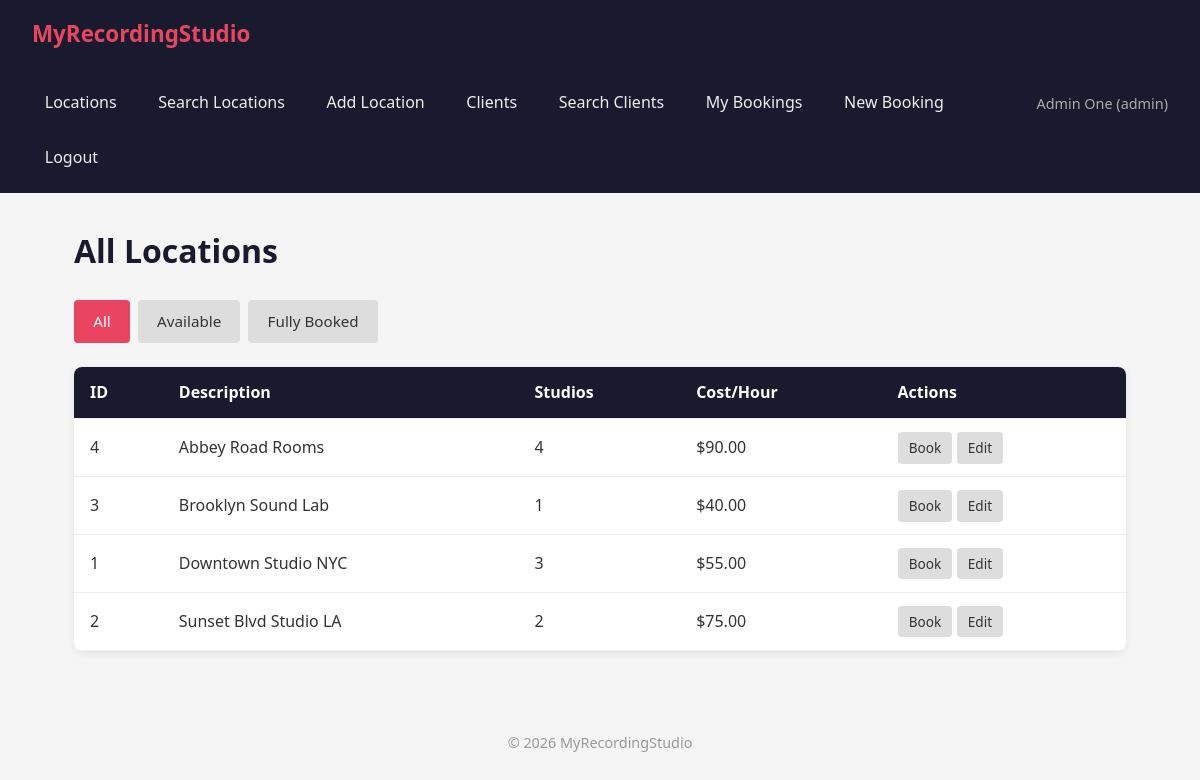
Screenshot of /pages/locations/list.php (signed in) with the database file from the repository.
### tables this page shows
CREATE TABLE IF NOT EXISTS locations (
    id INT AUTO_INCREMENT PRIMARY KEY,
    description VARCHAR(255) NOT NULL,
    num_studios INT NOT NULL,
    cost_per_hour DECIMAL(10, 2) NOT NULL,
    created_at TIMESTAMP DEFAULT CURRENT_TIMESTAMP
);

### includes/auth.php (called while the page is built, shortened)
<?php
function isAdmin(): bool
{
    return isset($_SESSION['user_type']) && $_SESSION['user_type'] === 'admin';
}

### classes/Location.php (called while the page is built, shortened)
<?php
class Location
{
    private $db;
    public function __construct($conn)
    {
        $this->db = $conn;
    }
    public function getAll(): array
    {
        $result = $this->db->query("SELECT * FROM locations ORDER BY description");
        return $result->fetch_all(MYSQLI_ASSOC);
    }
}

### pages/locations/list.php (the view, shortened to what this page needs)
<?php
require_once __DIR__ . '/../../includes/auth.php';
require_once __DIR__ . '/../../config/database.php';
require_once __DIR__ . '/../../classes/Location.php';
$locationObj = new Location($conn);
$filter = $_GET['filter'] ?? 'all';
switch ($filter) {
    default:
        $locations = $locationObj->getAll();
        $title = 'All Locations';
        break;
}
require_once __DIR__ . '/../../includes/header.php';
?>
<h1><?= htmlspecialchars($title) ?></h1>
<div class="filter-bar">
    <a href="?filter=all" class="btn <?= $filter === 'all' ? 'btn-primary' : '' ?>">All</a>
    <a href="?filter=available" class="btn <?= $filter === 'available' ? 'btn-primary' : '' ?>">Available</a>
    <?php if (isAdmin()): ?>
        <a href="?filter=fully_booked" class="btn <?= $filter === 'fully_booked' ? 'btn-primary' : '' ?>">Fully Booked</a>
    <?php endif; ?>
</div>
<?php if (empty($locations)): ?>
    <p>No locations found.</p>
<?php else: ?>
    <table class="table">
        <thead>
            <tr>
                <th>ID</th>
                <th>Description</th>
                <th>Studios</th>
                <th>Cost/Hour</th>
                <th>Actions</th>
            </tr>
        </thead>
        <tbody>
            <?php foreach ($locations as $loc): ?>
                <tr>
                    <td><?= $loc['id'] ?></td>
                    <td><?= htmlspecialchars($loc['description']) ?></td>
                    <td><?= $loc['num_studios'] ?></td>
                    <td>$<?= $loc['cost_per_hour'] ?></td>
                    <td>
                        <a href="/pages/bookings/create.php?location_id=<?= $loc['id'] ?>" class="btn btn-small">Book</a>
                        <?php if (isAdmin()): ?>
                            <a href="/pages/locations/edit.php?id=<?= $loc['id'] ?>" class="btn btn-small">Edit</a>
                        <?php endif; ?>
                    </td>
                </tr>
            <?php endforeach; ?>
        </tbody>
    </table>
<?php endif; ?>
<?php require_once __DIR__ . '/../../includes/footer.php'; ?>

### assets/css/style.css (style rules this page uses)
* { margin: 0; padding: 0; box-sizing: border-box; }
body { font-family: 'Segoe UI', Tahoma, Geneva, Verdana, sans-serif; background: #f5f5f5; color: #333; line-height: 1.6; }
h1 { margin-bottom: 1.5rem; color: #1a1a2e; }
.btn { display: inline-block; padding: 0.6rem 1.2rem; border: none; border-radius: 4px; cursor: pointer; text-decoration: none; font-size: 0.95rem; background: #ddd; color: #333; transition: background 0.2s; }
.btn-primary { background: #e94560; color: #fff; }
.btn-small { padding: 0.3rem 0.7rem; font-size: 0.85rem; }
.table { width: 100%; border-collapse: collapse; background: #fff; border-radius: 8px; overflow: hidden; box-shadow: 0 2px 8px rgba(0, 0, 0, 0.08); }
.table th, .table td { padding: 0.8rem 1rem; text-align: left; border-bottom: 1px solid #eee; }
.table th { background: #1a1a2e; color: #fff; font-weight: 600; }
.filter-bar { display: flex; gap: 0.5rem; margin-bottom: 1.5rem; }

### rows the page displays
locations: id "4", description "Abbey Road Rooms", num_studios "4", cost_per_hour "90.00"
locations: id "3", description "Brooklyn Sound Lab", num_studios "1", cost_per_hour "40.00"
locations: id "1", description "Downtown Studio NYC", num_studios "3", cost_per_hour "55.00"
locations: id "2", description "Sunset Blvd Studio LA", num_studios "2", cost_per_hour "75.00"

### other values shown
$_SESSION['user_name'] "Admin One"
$_SESSION['user_type'] "admin"
$title "All Locations"
